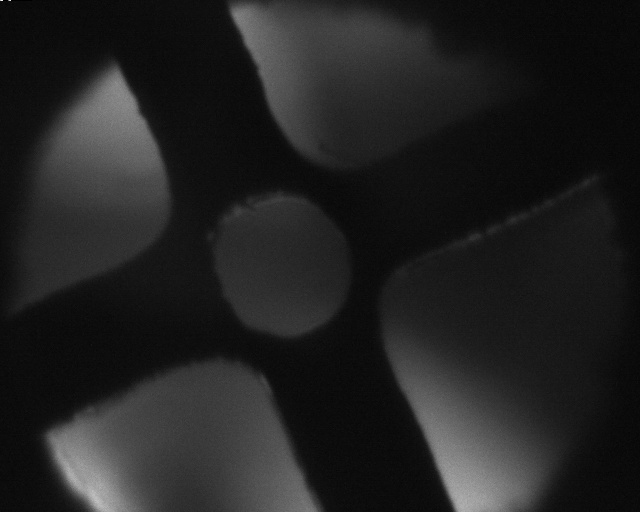
#> input picture mashes_calibration/data/calibration/vis/frame07.jpg, 640 x 512 px
$ python represent.py   (Python 2 division)
#> lines starting #> are read from the running program, lines starting #| are printed output that depends on the picture; long printed decimals are rounded
#> further down, im_ueye is the input picture: shape (512, 640, 3); min 0, max 241, mean 33.9
### mashes_calibration/src/Camera calibration/homography.py
#!/usr/bin/env python

import cv2
import numpy as np
from utils import Utils


class Homography():
    def __init__(self, pnts_pattern=np.float32([[0, 0], [0, 0], [0, 0], [0, 0]])):
        self.process = Utils()
        self.pnts_pattern = pnts_pattern

    # [8 lines left out: function read_image, not called in this run]

    def calculate(self, pnts):
        hom, status_1 = cv2.findHomography(pnts, self.pnts_pattern)
        return hom

    def scale(self, hom):
        s = np.mean([hom[0, 0], hom[1, 1]])
        return s

    # [5 lines left out: function transform, not called in this run]


# [15 lines that do not run on import are left out]

### mashes_calibration/src/Camera calibration/utils.py
import cv2
import numpy as np
import math

class Utils(object):
    def __init__(self):
        self.A_1 = 0
        self.A_2 = 0
        self.B_1 = 0
        self.B_2 = 0
        self.C_1 = 0
        self.C_2 = 0
        self.point_1 = 0
        self.point_2 = 0
        self.point_3 = 0

        self.STEPS = 1

    # [160 lines left out: functions mouse_handler, mouse_handler_two, mouse_handler_one, origin_vectors, Point2CoordLines, get_four_points and 3 more, not called in this run]

### mashes_calibration/src/Camera calibration/represent.py
import numpy as np
from homography import Homography
import cv2
from scipy import linalg
BLUE = [255, 0, 0]
RED = [0, 255, 0]
GREEN = [0, 0, 255]


class Representation():
    def __init__(self):
        print " "

    def transform(self, hom, pnts):
        pnts = np.float32([
            np.dot(hom, np.array([pnt[0], pnt[1], 1])) for pnt in pnts])
        pnts = np.float32([pnt / pnt[2] for pnt in pnts])
        return pnts[:, :2]

    def define_camera(self, image, h):
        im_measures = cv2.warpPerspective(image, h, (500, 500))
        return im_measures

    def draw_axis_camera(self, image, pnts):
        cv2.line(image, (pnts[0][0], pnts[0][1]), (pnts[1][0], pnts[1][1]), RED, 2)
        cv2.line(image, (pnts[0][0], pnts[0][1]), (pnts[2][0], pnts[2][1]), GREEN, 2)
#> image: shape (500, 500, 3); mean of channels 0, 1, 2 0, 0, 0
#> in draw_axis_camera (call 2), `cv2.line(image, (pnts[0][0], pnts[0][1]), (pnts[1][0], pnts[1][1]), RE..`: image: shape (500, 500, 3); mean of channels 0, 1, 2 0, 0, 0
#> in draw_axis_camera (call 2), `cv2.line(image, (pnts[0][0], pnts[0][1]), (pnts[2][0], pnts[2][1]), GR..`: image: shape (500, 500, 3); mean of channels 0, 1, 2 0, 0, 0
        return image

    def draw_points(self, image, pnts):
        for pnt in pnts:
            cv2.circle(image, (int(pnt[0]), int(pnt[1])), 10, BLUE, -1)
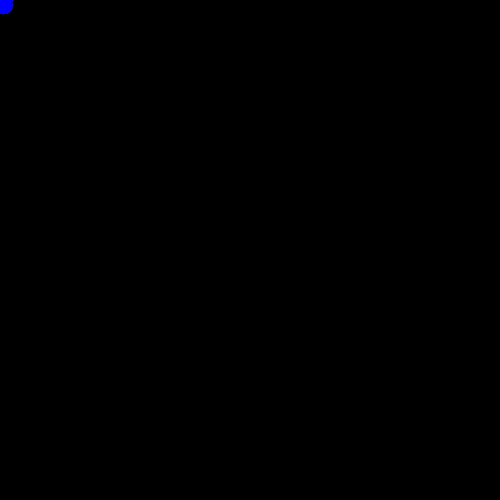
#> image: shape (500, 500, 3); mean of channels 0, 1, 2 0.2, 0, 0; drawn as B, G, R
        return image


if __name__ == '__main__':

    pnts_pattern = np.float32([[0, 0], [1.1, 0], [0, 1.1], [1.1, 1.1]])
    homography = Homography(pnts_pattern)

    pnts = np.float32([[0, 0],
                       [1, 0],
                       [0, 1]])

    corners = np.float32([[-2.5, -2.5],
                          [2.5, -2.5],
                          [-2.5, 2.5],
                          [2.5, 2.5]])

    pnts_final = np.float32([[0, 0],
                             [500, 0],
                             [0, 500],
                             [500, 500]])

    im_ueye = cv2.imread('../../data/calibration/vis/frame07.jpg')
    r1 = Representation()

    #pxls_pattern_uEye = np.float32([[425.3, 108.7], [579.3, 118.0], [412.7, 262.0], [572.7, 276.0]])
    pxls_pattern_uEye = np.float32([[579.3, 118.0], [572.7, 276.0], [425.3, 108.7], [412.7, 262.0]])

    homography_uEye = homography.calculate(pxls_pattern_uEye)
    print "uEye Homography: "
    print homography_uEye
    inv_homography_uEye = linalg.inv(homography_uEye)

    pxl_TCP_uEye = np.float32([[320, 256]])
    pnts_TCP_uEye = r1.transform(homography_uEye, pxl_TCP_uEye)[0]
    print "TCP origin: ", pnts_TCP_uEye

    a = np.deg2rad(0)
    Frame_uEye = np.float32([[np.cos(a),  -np.sin(a), pnts_TCP_uEye[0]],
                             [np.sin(a),  np.cos(a), pnts_TCP_uEye[1]],
                             [0, 0, 1]])
    inv_Frame_uEye = linalg.inv(Frame_uEye)


    pxls_uEye_camera = r1.transform(inv_homography_uEye, pnts)
    print "Pixels uEye", pxls_uEye_camera
#------------------
    im_measures_ueye = r1.define_camera(im_ueye.copy(), homography_uEye)
    #cv2.imshow("Warped Measures Image ueye", im_measures_ueye)
#------------------ Data in (c)mm
    image_axis_ueye = r1.draw_axis_camera(im_measures_ueye, pnts)
    #cv2.imshow("Axis Measures Image ueye", image_axis_ueye)
#------------------
    pnts_Frame_uEye = pnts
    pnts_uEye = r1.transform(Frame_uEye, pnts_Frame_uEye)
    print 'Points uEye', pnts_uEye
    image_result_ueye = r1.draw_axis_camera(image_axis_ueye, pnts_uEye)
#------------------
    corners_Frame_uEye = corners
    corners_uEye = r1.transform(Frame_uEye, corners_Frame_uEye)
    print 'Corners uEye', corners_uEye
    img = r1.draw_points(image_result_ueye, corners_uEye)
    #cv2.imshow("Image ueye", img)
#------------------
    pxls_uEye = r1.transform(inv_homography_uEye, corners_uEye)
    print "Pixels corners uEye", pxls_uEye

    hom_final_uEye, status = cv2.findHomography(pxls_uEye.copy(), pnts_final)
#> hom_final_uEye = [[-0.0253, 0.865, 70.22], [-0.776, -0.0106, 534.8], [0.000176, 0.000305, 1]]; status = [1, 1, 1, 1]
    print hom_final_uEye
#| [[-2.52905683e-02  8.65077745e-01  7.02178396e+01]
#|  [-7.76499442e-01 -1.05765963e-02  5.34772166e+02]
#|  [ 1.76157349e-04  3.04565081e-04  1.00000000e+00]]
    img_final_uEye = r1.define_camera(im_ueye, hom_final_uEye)
#> in define_camera (call 2), `im_measures = cv2.warpPerspective(image, h, (500, 500))`:
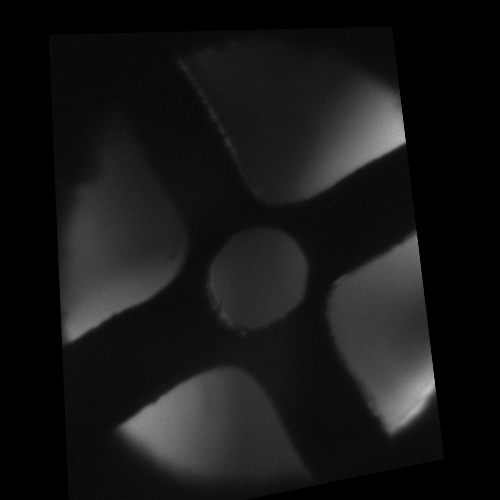
#> im_measures: shape (500, 500, 3); min 0, max 191, mean 22.5
    #cv2.imshow("Image uEye final", img_final_uEye)


#------------------Visualize Axis pattern
    pnts_axis_pattern = pnts
    pxls_axis_pattern = r1.transform(inv_homography_uEye, pnts_axis_pattern)
    pnt_axis_pattern_final = r1.transform(hom_final_uEye, pxls_axis_pattern)
#> pnt_axis_pattern_final = [[138.5, 73.55], [238.5, 73.55], [138.5, 173.5]]
    img_pattern_uEye = r1.draw_axis_camera(img_final_uEye, pnt_axis_pattern_final)

#------------------Visualize Axis TCP
    pnts_axis = pnts
    pnts_axis_TCP = r1.transform(Frame_uEye, pnts_axis)
    pxls_axis_TCP = r1.transform(inv_homography_uEye, pnts_axis_TCP)
    print "Pixels axis TCP uEye", pxls_axis_TCP
    pnt_axis_TCP_final = r1.transform(hom_final_uEye, pxls_axis_TCP)
#> pnt_axis_TCP_final = [[250, 250], [350, 250], [250, 350]]
    print 'Points axis TCP final', pnt_axis_TCP_final
#| Points axis TCP final [[250.      250.     ]
#|  [350.      250.000]
#|  [250.      350.     ]]
    img_final_axis_uEye = r1.draw_axis_camera(img_pattern_uEye, pnt_axis_TCP_final)
#> in draw_axis_camera (call 4), `cv2.line(image, (pnts[0][0], pnts[0][1]), (pnts[2][0], pnts[2][1]), GR..`:
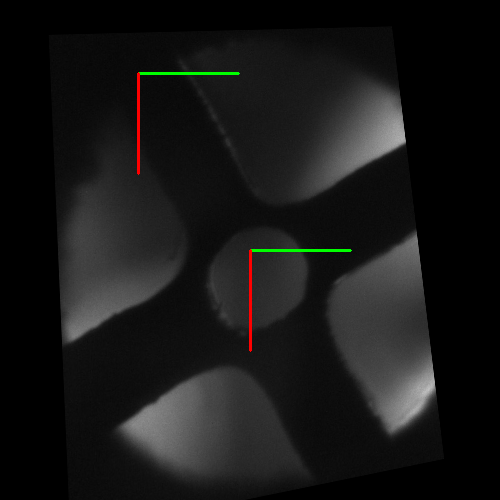
#> image: shape (500, 500, 3); mean B, G, R 22.4, 23, 23.1
    cv2.imshow("Image uEye axis TCP", img_final_axis_uEye)
#------------------
#------------------
#------------------
#------------------

    im_NIT = cv2.imread('../../data/calibration/nit/frame7.jpg')
    r2 = Representation()

    #pxls_pattern_NIT = np.float32([[7.77, 16.29], [10.56, 16.14], [7.65, 18.96], [10.65, 18.9]])
    pxls_pattern_NIT = np.float32([[8, 15.4], [8, 18.3], [10.7, 15.4], [10.7, 18.3]])

    homography_NIT = homography.calculate(pxls_pattern_NIT)
#> homography_NIT = [[0, 0.379, -5.84], [0.407, 0, -3.26], [0, 0, 1]]
    print "NIT Homography: "
    print homography_NIT
#| [[ 0.          0.3793  -5.841]
#|  [ 0.4074  0.         -3.259]
#|  [ 0.          0.          1.        ]]
    inv_homography_NIT = linalg.inv(homography_NIT)
#> inv_homography_NIT = [[0, 2.45, 8], [2.64, 0, 15.4], [0, 0, 1]]

    pxl_TCP_NIT = np.float32([[13.5, 19]])
    pnts_TCP_NIT = r2.transform(homography_NIT, pxl_TCP_NIT)[0]
#> pnts_TCP_NIT = [1.37, 2.24]
    print pnts_TCP_NIT
#| [1.366 2.241 ]

    a = np.deg2rad(0)
    Frame_NIT = np.float32([[np.cos(a),  -np.sin(a), pnts_TCP_NIT[0]],
                            [np.sin(a),  np.cos(a), pnts_TCP_NIT[1]],
                            [0, 0, 1]])
#> Frame_NIT = [[1, 0, 1.37], [0, 1, 2.24], [0, 0, 1]]

    inv_Frame_NIT = linalg.inv(Frame_NIT)
#> inv_Frame_NIT = [[1, 0, -1.37], [0, 1, -2.24], [0, 0, 1]]


    pxls_NIT_camera = r2.transform(inv_homography_NIT, pnts)
#> pxls_NIT_camera = [[8, 15.4], [8, 18.04], [10.45, 15.4]]
    print "Pixels NIT", pxls_NIT_camera
#| Pixels NIT [[ 8.       15.4     ]
#|  [ 8.       18.036]
#|  [10.455 15.4     ]]
#------------------
#> (the run stopped early here; a loop or call above may not have finished)

$ run again, with mashes_calibration/data/calibration/vis/frame00.jpg copied over mashes_calibration/data/calibration/vis/frame07.jpg
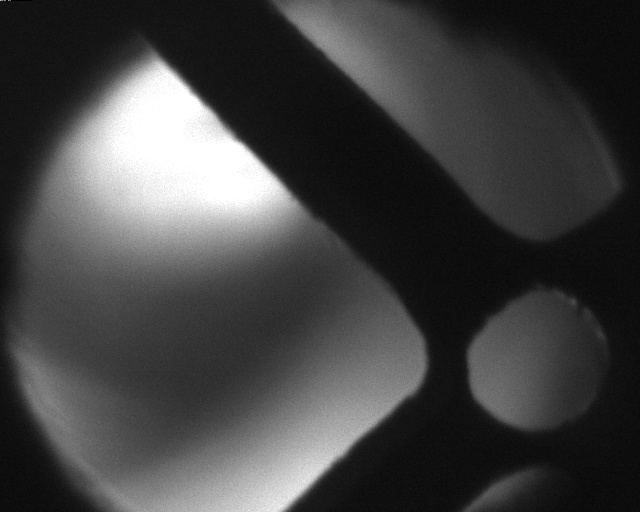
#> input picture mashes_calibration/data/calibration/vis/frame00.jpg, 640 x 512 px
#> im_ueye is the input picture: shape (512, 640, 3); min 0, max 255, mean 66.6
#> hom_final_uEye = [[-0.0253, 0.865, 70.22], [-0.776, -0.0106, 534.8], [0.000176, 0.000305, 1]]; status = [1, 1, 1, 1]
#| [[-2.52905683e-02  8.65077745e-01  7.02178396e+01]
#|  [-7.76499442e-01 -1.05765963e-02  5.34772166e+02]
#|  [ 1.76157349e-04  3.04565081e-04  1.00000000e+00]]
#> in define_camera (call 2), `im_measures = cv2.warpPerspective(image, h, (500, 500))`:
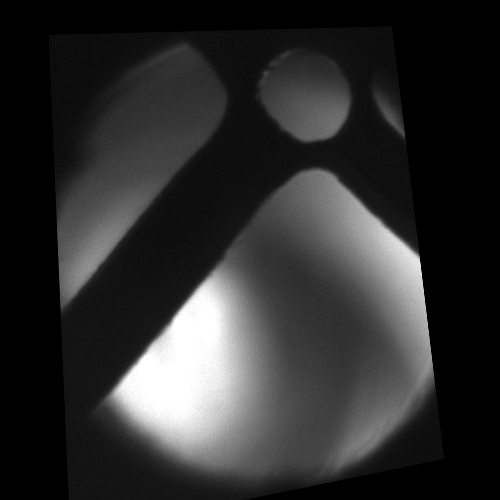
#> im_measures: shape (500, 500, 3); min 0, max 255, mean 45.7
#> pnt_axis_pattern_final = [[138.5, 73.55], [238.5, 73.55], [138.5, 173.5]]
#> pnt_axis_TCP_final = [[250, 250], [350, 250], [250, 350]]
#| Points axis TCP final [[250.      250.     ]
#|  [350.      250.000]
#|  [250.      350.     ]]
#> in draw_axis_camera (call 4), `cv2.line(image, (pnts[0][0], pnts[0][1]), (pnts[2][0], pnts[2][1]), GR..`:
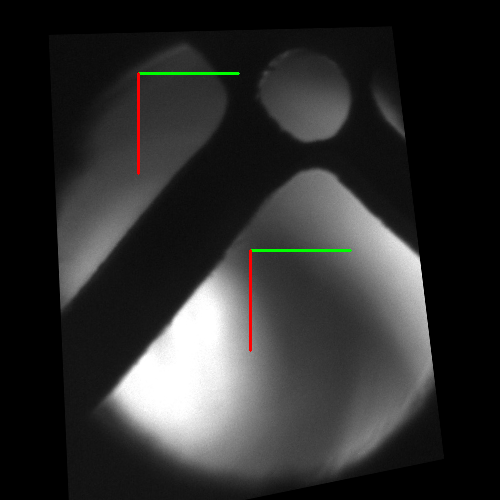
#> image: shape (500, 500, 3); mean B, G, R 45.4, 46, 46
#> homography_NIT = [[0, 0.379, -5.84], [0.407, 0, -3.26], [0, 0, 1]]
#| [[ 0.          0.3793  -5.841]
#|  [ 0.4074  0.         -3.259]
#|  [ 0.          0.          1.        ]]
#> inv_homography_NIT = [[0, 2.45, 8], [2.64, 0, 15.4], [0, 0, 1]]
#> pnts_TCP_NIT = [1.37, 2.24]
#| [1.366 2.241 ]
#> Frame_NIT = [[1, 0, 1.37], [0, 1, 2.24], [0, 0, 1]]
#> inv_Frame_NIT = [[1, 0, -1.37], [0, 1, -2.24], [0, 0, 1]]
#> pxls_NIT_camera = [[8, 15.4], [8, 18.04], [10.45, 15.4]]
#| Pixels NIT [[ 8.       15.4     ]
#|  [ 8.       18.036]
#|  [10.455 15.4     ]]

$ run again, with mashes_calibration/data/calibration/vis/frame01.jpg copied over mashes_calibration/data/calibration/vis/frame07.jpg
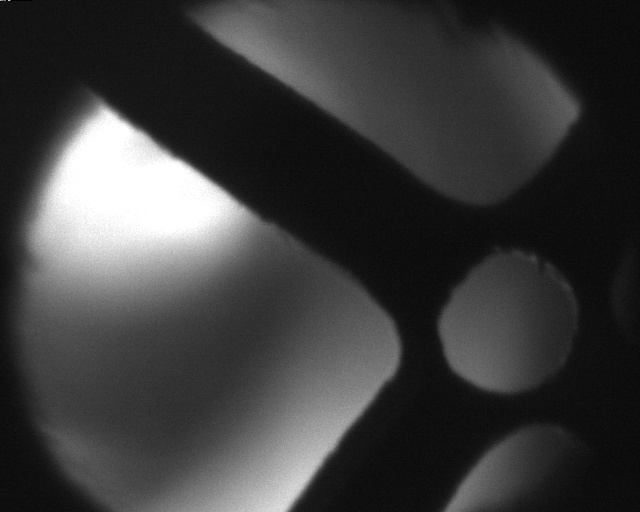
#> input picture mashes_calibration/data/calibration/vis/frame01.jpg, 640 x 512 px
#> im_ueye is the input picture: shape (512, 640, 3); min 0, max 255, mean 60.6
#> hom_final_uEye = [[-0.0253, 0.865, 70.22], [-0.776, -0.0106, 534.8], [0.000176, 0.000305, 1]]; status = [1, 1, 1, 1]
#| [[-2.52905683e-02  8.65077745e-01  7.02178396e+01]
#|  [-7.76499442e-01 -1.05765963e-02  5.34772166e+02]
#|  [ 1.76157349e-04  3.04565081e-04  1.00000000e+00]]
#> in define_camera (call 2), `im_measures = cv2.warpPerspective(image, h, (500, 500))`:
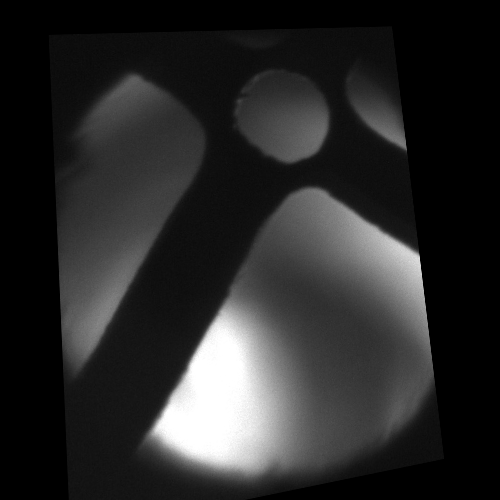
#> im_measures: shape (500, 500, 3); min 0, max 255, mean 41.6
#> pnt_axis_pattern_final = [[138.5, 73.55], [238.5, 73.55], [138.5, 173.5]]
#> pnt_axis_TCP_final = [[250, 250], [350, 250], [250, 350]]
#| Points axis TCP final [[250.      250.     ]
#|  [350.      250.000]
#|  [250.      350.     ]]
#> in draw_axis_camera (call 4), `cv2.line(image, (pnts[0][0], pnts[0][1]), (pnts[2][0], pnts[2][1]), GR..`:
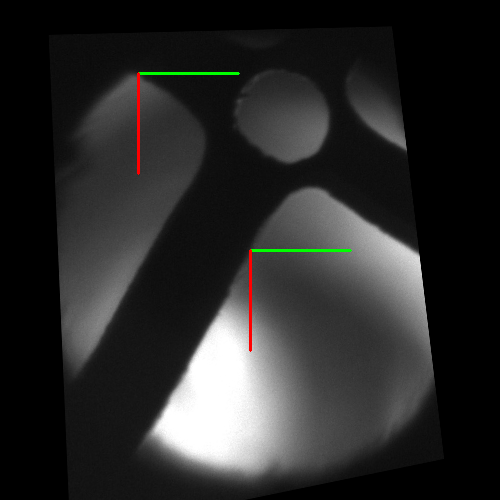
#> image: shape (500, 500, 3); mean B, G, R 41.3, 41.9, 41.9
#> homography_NIT = [[0, 0.379, -5.84], [0.407, 0, -3.26], [0, 0, 1]]
#| [[ 0.          0.3793  -5.841]
#|  [ 0.4074  0.         -3.259]
#|  [ 0.          0.          1.        ]]
#> inv_homography_NIT = [[0, 2.45, 8], [2.64, 0, 15.4], [0, 0, 1]]
#> pnts_TCP_NIT = [1.37, 2.24]
#| [1.366 2.241 ]
#> Frame_NIT = [[1, 0, 1.37], [0, 1, 2.24], [0, 0, 1]]
#> inv_Frame_NIT = [[1, 0, -1.37], [0, 1, -2.24], [0, 0, 1]]
#> pxls_NIT_camera = [[8, 15.4], [8, 18.04], [10.45, 15.4]]
#| Pixels NIT [[ 8.       15.4     ]
#|  [ 8.       18.036]
#|  [10.455 15.4     ]]

$ run again, with mashes_calibration/data/calibration/vis/frame02.jpg copied over mashes_calibration/data/calibration/vis/frame07.jpg
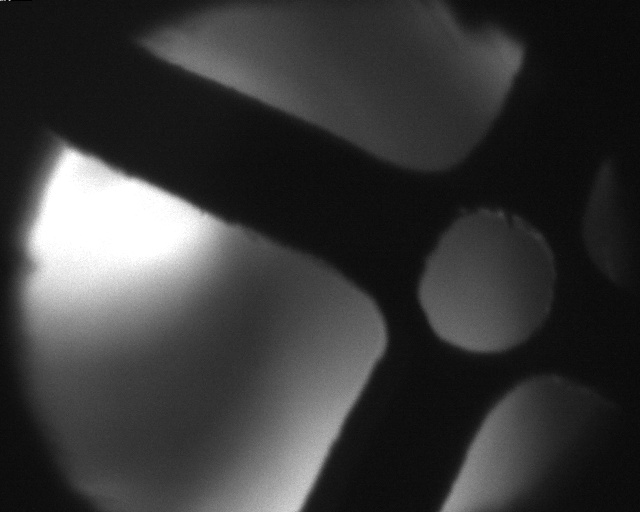
#> input picture mashes_calibration/data/calibration/vis/frame02.jpg, 640 x 512 px
#> im_ueye is the input picture: shape (512, 640, 3); min 0, max 255, mean 57
#> hom_final_uEye = [[-0.0253, 0.865, 70.22], [-0.776, -0.0106, 534.8], [0.000176, 0.000305, 1]]; status = [1, 1, 1, 1]
#| [[-2.52905683e-02  8.65077745e-01  7.02178396e+01]
#|  [-7.76499442e-01 -1.05765963e-02  5.34772166e+02]
#|  [ 1.76157349e-04  3.04565081e-04  1.00000000e+00]]
#> in define_camera (call 2), `im_measures = cv2.warpPerspective(image, h, (500, 500))`:
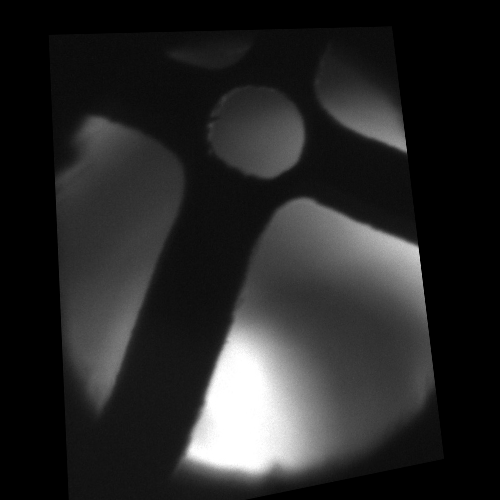
#> im_measures: shape (500, 500, 3); min 0, max 255, mean 38.9
#> pnt_axis_pattern_final = [[138.5, 73.55], [238.5, 73.55], [138.5, 173.5]]
#> pnt_axis_TCP_final = [[250, 250], [350, 250], [250, 350]]
#| Points axis TCP final [[250.      250.     ]
#|  [350.      250.000]
#|  [250.      350.     ]]
#> in draw_axis_camera (call 4), `cv2.line(image, (pnts[0][0], pnts[0][1]), (pnts[2][0], pnts[2][1]), GR..`:
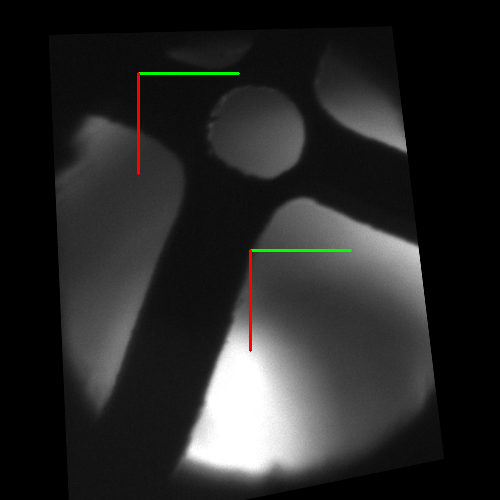
#> image: shape (500, 500, 3); mean B, G, R 38.6, 39.2, 39.2
#> homography_NIT = [[0, 0.379, -5.84], [0.407, 0, -3.26], [0, 0, 1]]
#| [[ 0.          0.3793  -5.841]
#|  [ 0.4074  0.         -3.259]
#|  [ 0.          0.          1.        ]]
#> inv_homography_NIT = [[0, 2.45, 8], [2.64, 0, 15.4], [0, 0, 1]]
#> pnts_TCP_NIT = [1.37, 2.24]
#| [1.366 2.241 ]
#> Frame_NIT = [[1, 0, 1.37], [0, 1, 2.24], [0, 0, 1]]
#> inv_Frame_NIT = [[1, 0, -1.37], [0, 1, -2.24], [0, 0, 1]]
#> pxls_NIT_camera = [[8, 15.4], [8, 18.04], [10.45, 15.4]]
#| Pixels NIT [[ 8.       15.4     ]
#|  [ 8.       18.036]
#|  [10.455 15.4     ]]
